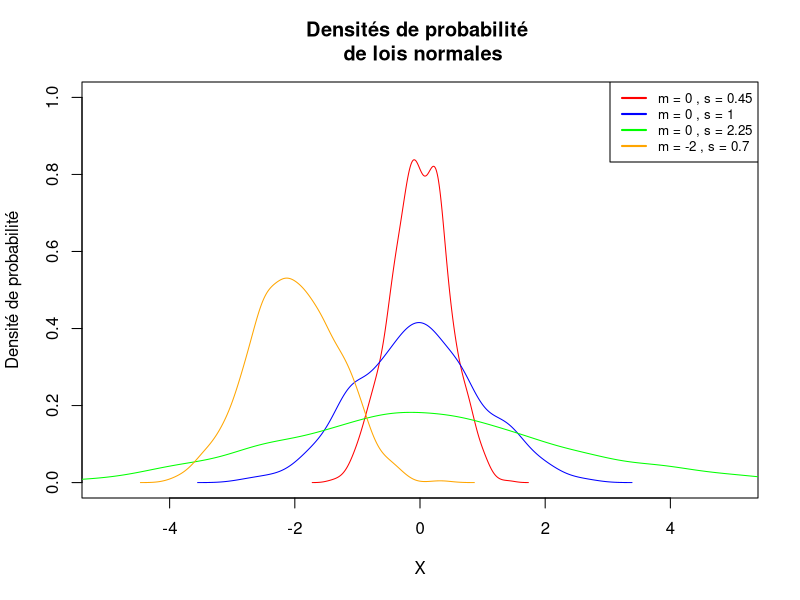
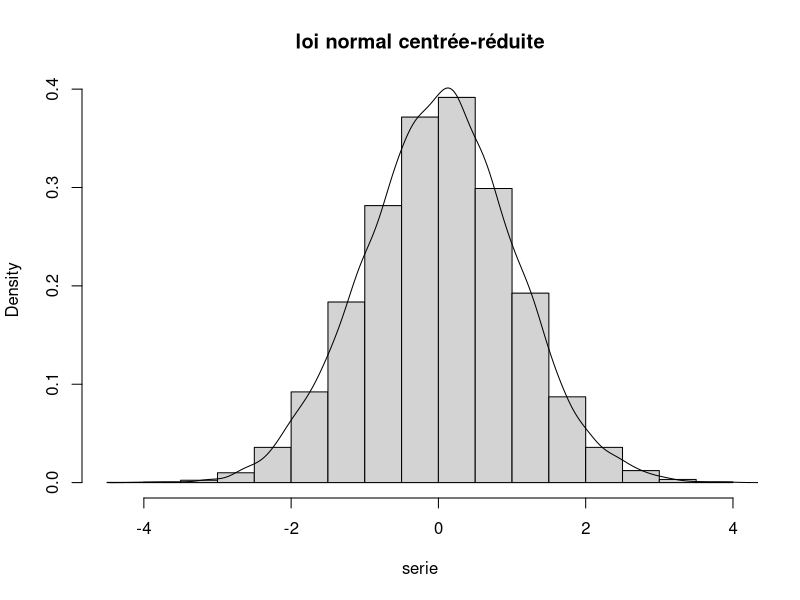
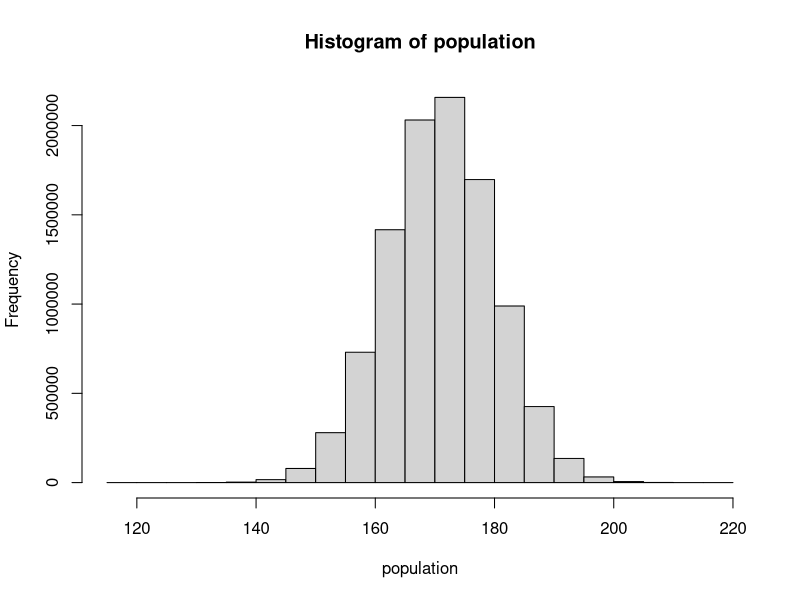
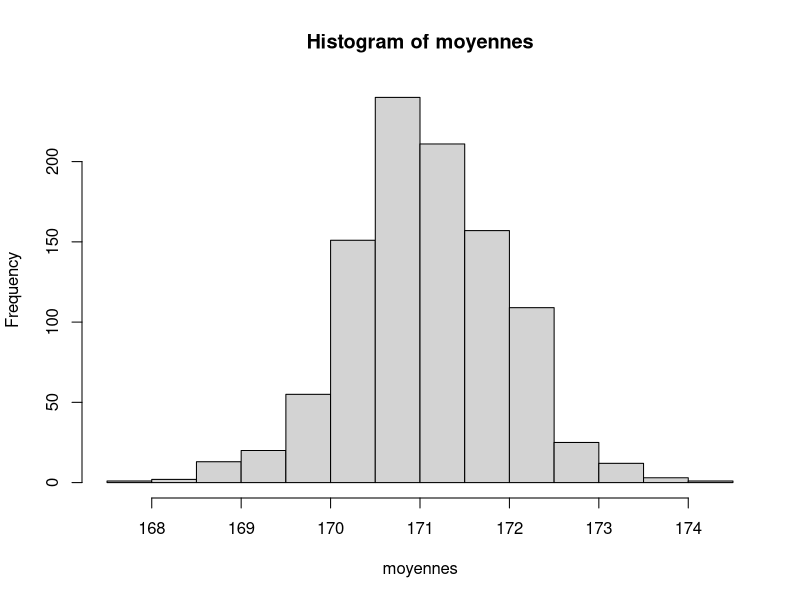
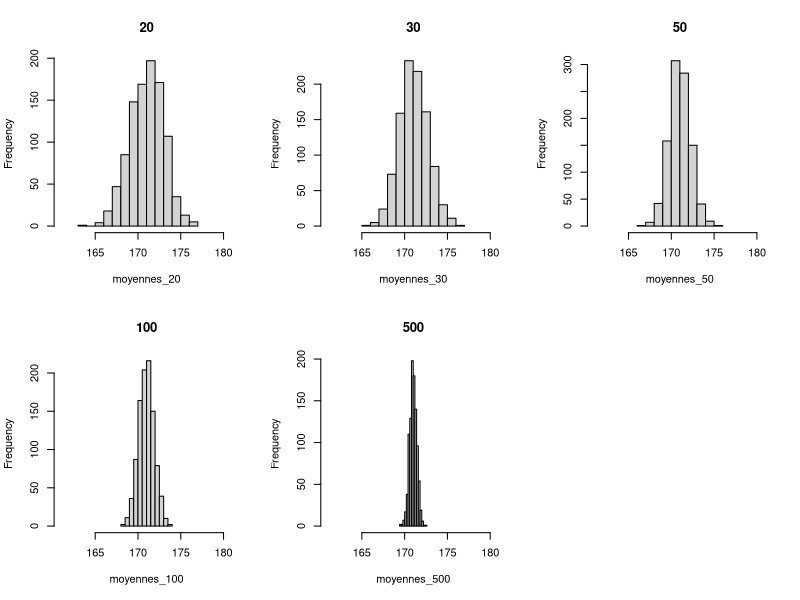
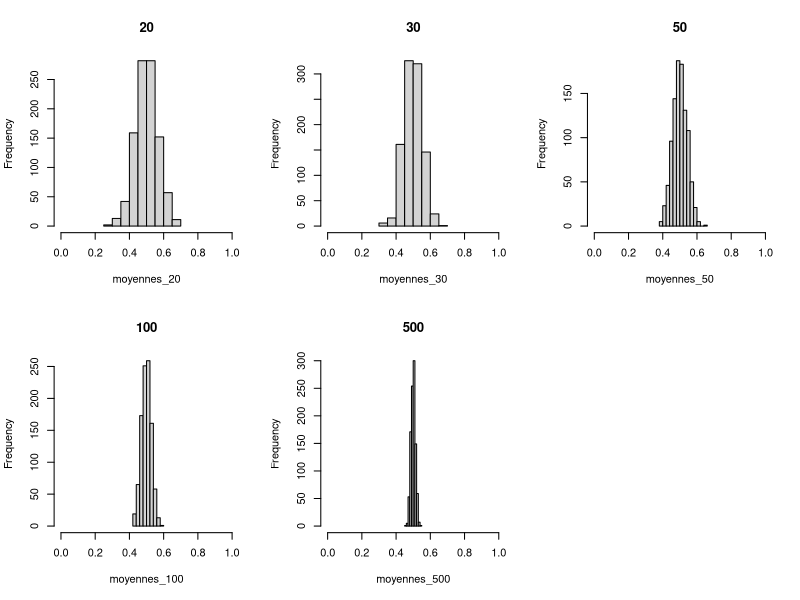

Write the R code that produced these figures, in order.
#Exercice 1 - Comprendre la loi normale

#1 - Créer une graphique vide avec comme borne d'abscisse [-5,5] et d'ordonnées [0,1].
# Créer une toile de fond vide pour le graphique
par(mfrow = c(1,1))
plot(NA, xlim=c(-5, 5), ylim=c(0, 1), xlab="X", 
     ylab="Densité de probabilité", 
     main="Densités de probabilité \n de lois normales")

#2 - Programmer une boucle for qui à chaque itération, ajoute une courbe densité issue d'une des 4 combinaisons de paramètres de loi normale suivant :
# Tracer la densité de probabilité pour chaque simulation
moyennes <- c(0, 0, 0, -2)
sigmas <- c(0.45, 1, 2.25, 0.7)
colors <- c("red", "blue", "green", "orange")
legend_labels <- c()
for (i in 1:length(moyennes)) {
  serie = rnorm(n = 1000, 
                mean = moyennes[i], 
                sd = sigmas[i])
  lines(density(serie), col = colors[i])
  legend_labels <- c(legend_labels, paste("m =", moyennes[i], ",", "s =", sigmas[i]))
}

# Ajouter une légende
legend("topright", legend=legend_labels, col=colors, lwd=2, cex=0.8)

#3 - Simuler une loi normale de taille 10 000.
serie = rnorm(1e4, mean = 0, sd = 1)

#4 - Contruire l'histograme de la distribution de la série avec sa courbe densité.
hist(serie, main = "loi normal centrée-réduite",
     probability = TRUE)
lines(density(serie))

#5 - Calculer la médiane de la série.
mediane_serie = median(serie)

#6 - Calculer les quartiles de la série.
quantile_serie = quantile(serie)

#7 - Calculer les centiles de la série. Quelle valeur de la série correspond au centile 0.95 ?
centile_serie = quantile(serie, probs = seq(from = 0, to = 1, by = 0.01))
centile_serie_2 = quantile(serie, probs = 0.95)

#8 - Calculer la valeur théorique à l'aide de la fonction qnorm(). Vérifier cette valeur avec la fonction réciproque pnorm()
qnorm(p = 0.95, mean = 0, sd = 1)
pnorm(q = 1.644854, mean = 0, sd = 1)

#9 - Quelle est la valeur théorique pour P(X < x) = 0.975.
qnorm(p = 0.975, mean = 0, sd = 1)

#10 - Quelle est la probabilité théorique pour P(X >= 1.96) = p.
1 - pnorm(q = 1.96, mean = 0, sd = 1)

#Exercice 2 - Construire la table de loi normale

#1 - A l'aide de boucle for. Construire une vecteur avec les probabilités de la première colonne de la table de loi normale. On souhaite une précision avec uniquement 4 décimales.
indices_lignes = seq(from = 0, to = 3.9, by = 0.1)

#on crée un vecteur vide pour ajouter les probas au fur et à mesure
all_probas = c()
#On parcourt les indices lignes
for (i in indices_lignes){
  proba = pnorm(q = i, mean = 0, sd = 1)
  #on ajoute la nouvelle proba au vecteur existant
  all_probas = c(all_probas,proba)
  all_probas = round(all_probas,digits = 4)
}

#2 - Modifier ce code pour construire la table de loi normale.
indices_colones = seq(from = 0.00, to = 0.09, by = 0.01)
indices_lignes = seq(from = 0, to = 3.9, by = 0.1)

#On crée un objet résultat vide.
resultat = NULL
#On parcourt les indices colonnes
for (j in indices_colones) {
  #on crée un vecteur vide pour ajouter les probas au fur et à mesure
  all_probas = c()
  #On parcourt les indices lignes
  for (i in indices_lignes){
    quantile = i + j
    proba = pnorm(q = quantile, mean = 0, sd = 1)
    #on ajoute la nouvelle proba au vecteur existant
    all_probas = c(all_probas,proba)
    all_probas = round(all_probas,digits = 4)
  }
  #On ajoute une colonne au resultat
  resultat = cbind(resultat,all_probas)
}

#3 - Modifier le nom des lignes et colonnes.
class(resultat)
table = data.frame(resultat)
colnames(table) = indices_colones
rownames(table) = indices_lignes
View(table)

#Exercice 3 - Simulation d'une population

#1 - Produire les tailles d'une population simulée de 10.000.000 de français répartis suivant une loi normale . Stocker ces tailles dans un vecteur population.

moyenne_pop<-171
sd_pop<-9
population<-rnorm(n = 1e7, mean=moyenne_pop, sd=sd_pop)

#2 - Calculer la moyenne et l'écart-type de la population. Retrouvez-vous les valeurs attendues ?
mean(population)
sd(population)

#3 - Etablir l'histogramme de la taille. Retrouvez-vous la forme bien connues ?
hist(population)

#4 - tablir l'histogramme de la taille. Retrouvez-vous la forme bien connues ?
#observé
pop190 = population[population < 190]
length(pop190)
length(pop190) / length(population)

#en théorie
pnorm(q = 190, mean=moyenne_pop, sd=sd_pop)

#5 - Combien de personnes ont une taille supérieur à 200 cm ? Combien devriez-vous en trouver théoriquement ?.
#observé
pop200 = population[population > 200]
length(pop200)
length(pop200) / length(population)

#en théorie
#proba de P( X < 200cm)
proba_inf_200 = pnorm(q = 200, mean=moyenne_pop, sd=sd_pop)
#proba de P( X >= 200cm)
1 - proba_inf_200

#Exercice 4 - Simulation d'échantillon

#1 - Tirez un échantillon de taille 100 dans la population initiale, à l'aide de la fonction sample. Quelle est la taille moyenne dans l'échantillon ? Quelle est l'écart-type dans l'échantillon ? Ces deux valeurs sont-elles proches de celles de la population ?
taille_ech<-100
echantillon<-sample(x = population, size = taille_ech, replace = TRUE)
mean(echantillon)
sd(echantillon)

#2 - A partir de l'écart-type estimé, calculez la largeur du demi-intervalle de confiance, puis les bornes inférieures et supérieures de l'intervalle de confiance (toujours à 95%). 
largeur<-qnorm(p = 0.975,mean=0,sd=1)*sd_pop/sqrt(taille_ech)
borne_inf<-moyenne_pop-largeur
borne_sup <-moyenne_pop+largeur

#3 - A l'aide de la fonction replicate(), tirez 1000 échantillons de taille 100. Stockez dans un dataframe la moyenne et l'écart-type de chaque échantillon à l'aide de la fonction apply().
taille_ech<-100
nb_replicat<-1000
echantillons<-replicate(n = nb_replicat,
                        expr =  sample(population,
                                       taille_ech, 
                                       replace = TRUE))

moyennes<-apply(X = echantillons,
                MARGIN = 2,
                FUN = function(x) mean(x))
ecart_types<-apply(echantillons,
                   MARGIN = 2,
                   FUN = function(x) sd(x))

#4 - Tracer l'histogramme des moyennes des échantillons. Retrouve-t-on une forme connue ?
hist(moyennes)

#5 - Calculez la moyenne des moyennes des échantillons, ainsi que l'écart-type des moyennes des échantillons.
mean(moyennes)
sd(moyennes)

#6 - Combien d'échantillons ont une moyenne supérieure à 172,8cm ? Quelle est le nombre théorique ?
#observé
moy172 = moyennes[moyennes > 172]
length(moy172)
length(moy172) / length(moyennes)

#en théorie
#proba de P( X < 172cm)
proba_inf_172 = pnorm(q = 172, 
                      mean=moyenne_pop, 
                      sd=sd_pop/sqrt(taille_ech))
#proba de P( X >= 172cm)
1 - proba_inf_172

#7 - Pour chaque échantillon, calculez la largeur du demi-intervalle de confiance en utilisant l'estimation de l'écart-type calculée pour chaque échantillon, puis calculez les bornes inférieures et supérieures des intervalles de confiances (variables à rajouter dans votre dataframe).
largeur<-apply(X = echantillons,
               MARGIN = 2,
               FUN = function(x) pnorm(0.975)*sd(x)/taille_ech)

borne_inf_IC<-moyennes-largeur
borne_sup_IC<-moyennes+largeur

#8 - Construire un dataframe avec ces 3 vecteurs.
resultat = data.frame(largeur,borne_inf_IC,borne_sup_IC)
View(resultat)

#Exercice 5 - L'effet de la taille de l'échantillon

#1 - Créer une fonction moyenne_echantillon() qui prend en entrée le vecteur V variable d'une population et une taille n d'échantillon et qui donne en sortie la moyenne d'un échantillon aléatoire de taille n tiré dans la population tels que : moyenne_echantillon <- function(V, n).
moyenne_echantillon<-function(V,n) {
  return(mean(sample(x = V,size = n, replace=TRUE)))
}

#2 - A l'aide de la fonction replicate, tirer 1000 échantillons pour chacune des tailles d'échantillons suivantes : 20, 30, 50, 100, 500, 1000 toujours à partir de la population initiale de 10.000.000 d'individus.
moyennes_20<-replicate(n = nb_replicat, 
                       expr = moyenne_echantillon(V = population,
                                                  n = 20))
moyennes_30<-replicate(n = nb_replicat, 
                       expr = moyenne_echantillon(V = population,
                                                  n = 30))
moyennes_50<-replicate(n = nb_replicat, 
                       expr = moyenne_echantillon(V = population,
                                                  n = 50))
moyennes_100<-replicate(n = nb_replicat, 
                        expr = moyenne_echantillon(V = population,
                                                   n = 100))
moyennes_500<-replicate(n = nb_replicat, 
                        expr = moyenne_echantillon(V = population,
                                                   n = 500))

#3 - Représentez les histogrammes des moyennes pour chaque taille d'échantillon en gardant les mêmes échelles des axes des abcisses et ordonnées. Que constate-t-on (spoiler alert : cela illustre le théorème central limite) ?
par(mfrow=c(2,3))
hist(moyennes_20, xlim=c(161,181), main="20")
hist(moyennes_30, xlim=c(161,181), main="30")
hist(moyennes_50, xlim=c(161,181), main="50")
hist(moyennes_100, xlim=c(161,181), main="100")
hist(moyennes_500, xlim=c(161,181), main="500")

#4
population<-runif(n = 1e7, min = 0, max = 1)
moyennes_20<-replicate(nb_replicat, moyenne_echantillon(population,20))
moyennes_30<-replicate(nb_replicat, moyenne_echantillon(population,30))
moyennes_50<-replicate(nb_replicat, moyenne_echantillon(population,50))
moyennes_100<-replicate(nb_replicat, moyenne_echantillon(population,100))
moyennes_500<-replicate(nb_replicat, moyenne_echantillon(population,500))
par(mfrow=c(2,3))
hist(moyennes_20, xlim=c(0,1), main="20")
hist(moyennes_30, xlim=c(0,1), main="30")
hist(moyennes_50, xlim=c(0,1), main="50")
hist(moyennes_100, xlim=c(0,1), main="100")
hist(moyennes_500, xlim=c(0,1), main="500")

